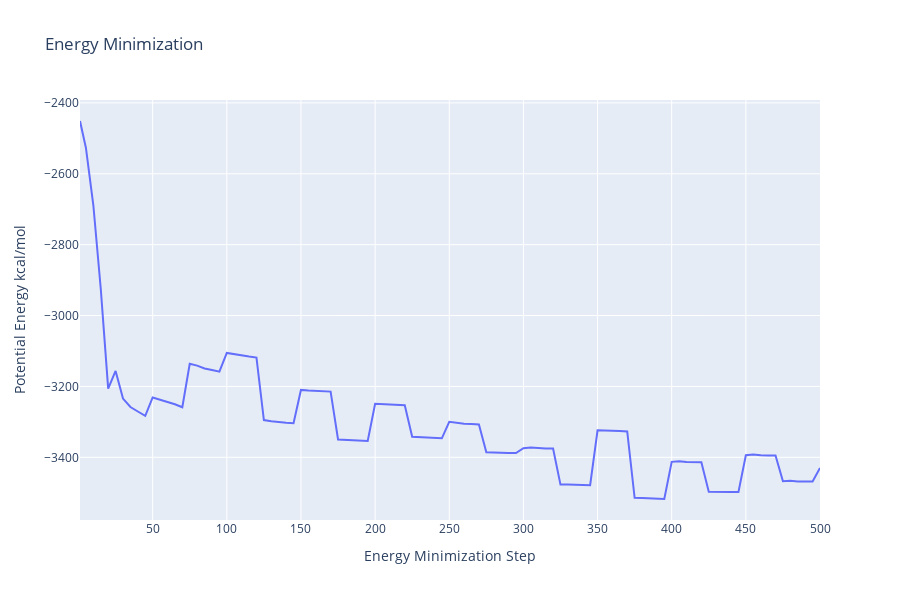

The code cell stored with this chart in its notebook:
### Code cell
import plotly.graph_objs as go

with open(output_h_min_dat_path, 'r') as energy_file:
    x, y = zip(*[
        (float(line.split()[0]), float(line.split()[1]))
        for line in energy_file
        if not line.startswith(("#", "@"))
        if float(line.split()[1]) < 1000
    ])

# Create a scatter plot
fig = go.Figure(data=go.Scatter(x=x, y=y, mode='lines'))

# Update layout
fig.update_layout(title="Energy Minimization",
                  xaxis_title="Energy Minimization Step",
                  yaxis_title="Potential Energy kcal/mol",
                  height=600)

# Show the figure (renderer changes for colab and jupyter)
rend = 'colab' if 'google.colab' in sys.modules else ''
fig.show(renderer=rend)

### Figure 1 — Plotly figure (JSON) as saved in the notebook; plotly's stock layout.template omitted (floating-point values rounded to 4 significant figures)
{"data": [{"mode": "lines", "type": "scatter", "x": [1, 5, 10, 15, 20, 25, 30, 35, 40, 45, 50, 55, 60, 65, 70, 75, 80, 85, 90, 95, 100, 105, 110, 115, 120, 125, 130, 135, 140, 145, 150, 155, 160, 165, 170, 175, 180, 185, 190, 195, 200, 205, 210, 215, 220, 225, 230, 235, 240, 245, 250, 255, 260, 265, 270, 275, 280, 285, 290, 295, 300, 305, 310, 315, 320, 325, 330, 335, 340, 345, 350, 355, 360, 365, 370, 375, 380, 385, 390, 395, 400, 405, 410, 415, 420, 425, 430, 435, 440, 445, 450, 455, 460, 465, 470, 475, 480, 485, 490, 495, 500], "y": [-2451, -2527.0, -2689.0, -2924.0, -3206, -3156.0, -3234.0, -3258.0, -3271.0, -3283, -3231, -3237.0, -3244.0, -3250.0, -3259.0, -3136.0, -3141.0, -3150.0, -3154.0, -3158.0, -3106.0, -3110.0, -3113.0, -3116.0, -3119.0, -3295, -3298.0, -3299.0, -3302.0, -3304, -3210.0, -3211.0, -3212.0, -3214.0, -3215.0, -3350.0, -3350.0, -3351.0, -3352.0, -3354.0, -3249.0, -3250.0, -3251.0, -3252.0, -3253.0, -3342, -3343.0, -3344.0, -3345.0, -3346.0, -3300.0, -3303.0, -3305.0, -3306.0, -3308.0, -3386, -3386.0, -3387.0, -3388.0, -3388.0, -3374.0, -3373.0, -3375.0, -3375.0, -3375.0, -3477, -3477.0, -3478.0, -3478.0, -3479.0, -3324.0, -3324.0, -3325.0, -3326.0, -3327, -3514.0, -3515.0, -3516.0, -3517.0, -3518.0, -3413.0, -3411.0, -3413.0, -3413.0, -3414.0, -3497, -3497.0, -3498.0, -3498.0, -3498.0, -3394.0, -3392, -3394.0, -3395.0, -3395.0, -3468.0, -3466.0, -3468.0, -3468, -3468.0, -3430.0]}], "layout": {"height": 600, "title": {"text": "Energy Minimization"}, "xaxis": {"title": {"text": "Energy Minimization Step"}}, "yaxis": {"title": {"text": "Potential Energy kcal/mol"}}}}
